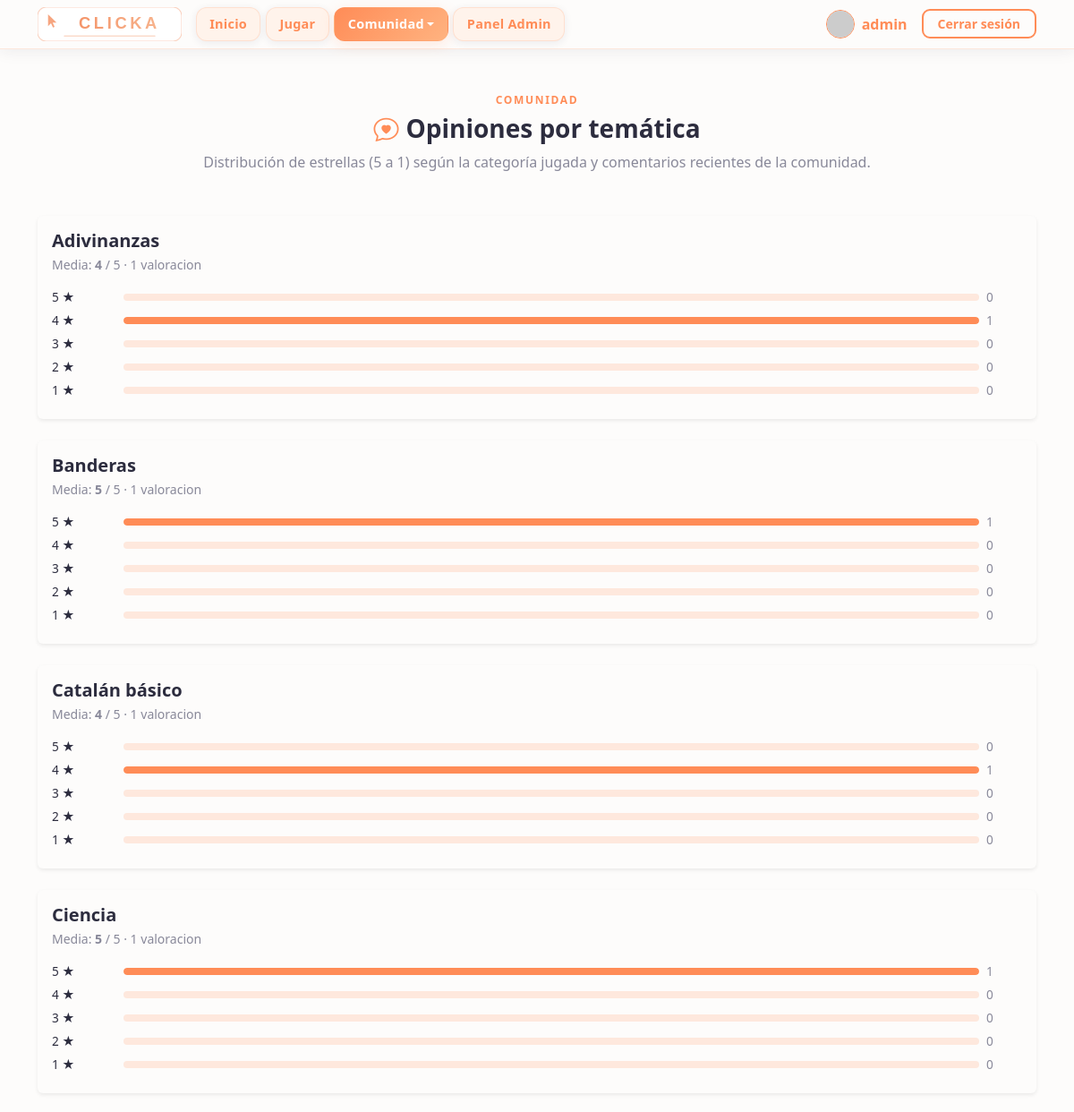
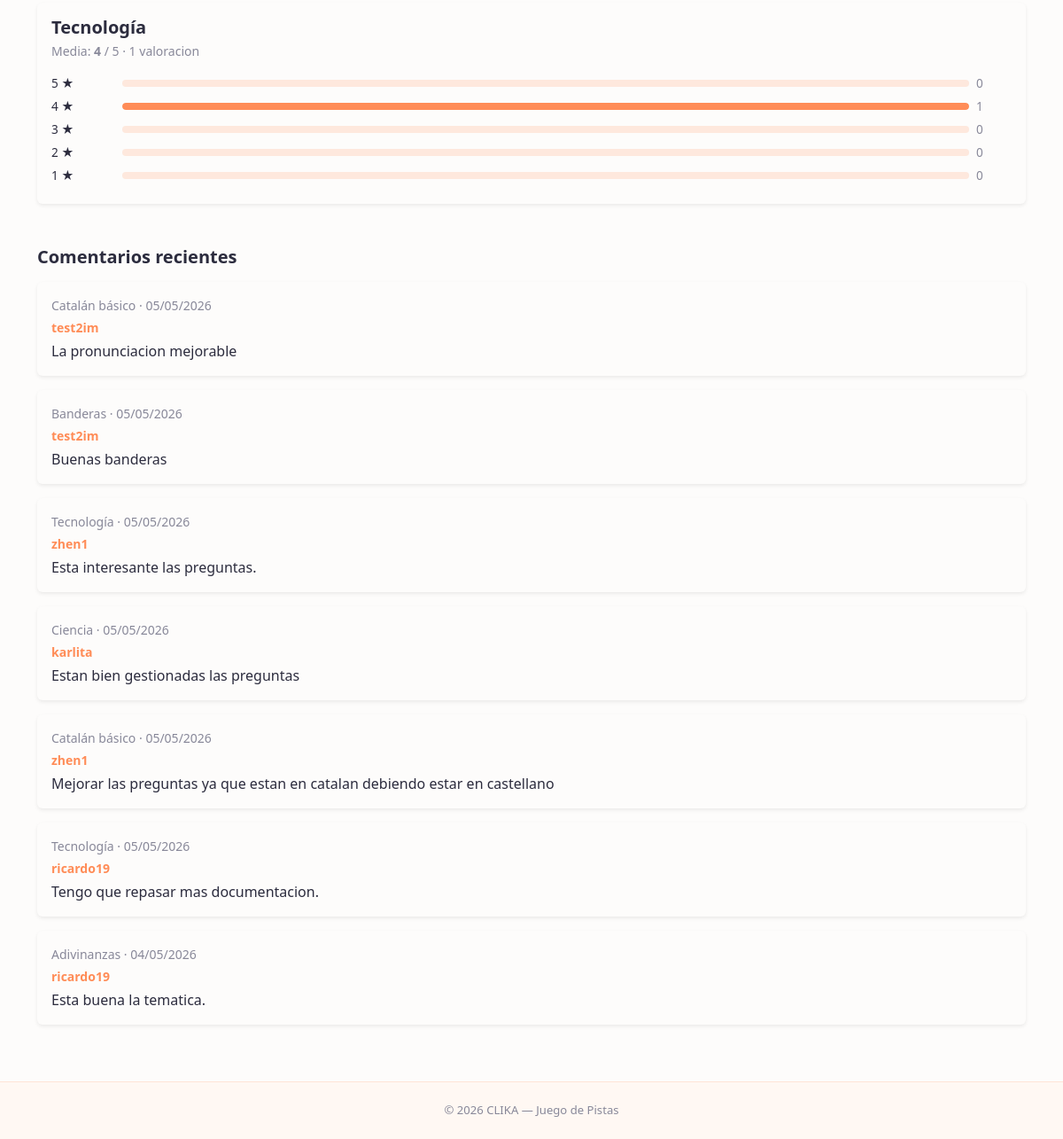
The page /pages/opiniones.php (signed in) on the database its author committed (2 pictures, top to bottom).
### tables this page shows
CREATE TABLE app_feedback (
            id INTEGER PRIMARY KEY AUTOINCREMENT,
            usuario_id INTEGER NULL,
            estrellas INTEGER NULL,
            comentario TEXT NULL,
            tema TEXT NULL,
            created_at TEXT NOT NULL DEFAULT CURRENT_TIMESTAMP
        );

CREATE TABLE usuarios (
    id INTEGER PRIMARY KEY AUTOINCREMENT,
    username TEXT NOT NULL UNIQUE,
    password_hash TEXT NOT NULL,
    rol TEXT NOT NULL DEFAULT 'jugador',
    puntos INTEGER NOT NULL DEFAULT 0,
    created_at TEXT NOT NULL DEFAULT CURRENT_TIMESTAMP
, foto TEXT DEFAULT 'default.png', nombre_usuario TEXT NOT NULL);

### pages/opiniones.php (the view, shortened to what this page needs)
<?php
require_once dirname(__DIR__) . '/includes/db.php';
$byTema       = [];
$recent       = [];
$tableMissing = false;
try {
    $exists = (int) $db->querySingle("SELECT 1 FROM sqlite_master WHERE type='table' AND name='app_feedback' LIMIT 1");
    if ($exists !== 1) {
        $tableMissing = true;
    } else {
        $res = $db->query(
            "SELECT tema, estrellas, COUNT(*) AS c
             FROM app_feedback
             WHERE tema IS NOT NULL AND TRIM(tema) != ''
               AND estrellas BETWEEN 1 AND 5
             GROUP BY tema, estrellas"
        );
        while ($row = $res->fetchArray(SQLITE3_ASSOC)) {
            $t = (string) $row['tema'];
            $s = (int) $row['estrellas'];
            if (!isset($byTema[$t])) {
                $byTema[$t] = [1 => 0, 2 => 0, 3 => 0, 4 => 0, 5 => 0];
            }
            $byTema[$t][$s] = (int) $row['c'];
        }
        ksort($byTema, SORT_NATURAL | SORT_FLAG_CASE);
        $res2 = $db->query(
            "SELECT f.tema, f.comentario, f.created_at, u.nombre_usuario
             FROM app_feedback f
             LEFT JOIN usuarios u ON u.id = f.usuario_id
             WHERE f.comentario IS NOT NULL AND LENGTH(TRIM(f.comentario)) > 0
             ORDER BY f.id DESC
             LIMIT 40"
        );
        while ($row = $res2->fetchArray(SQLITE3_ASSOC)) {
            $recent[] = $row;
        }
    }
} catch (Throwable) {
    $tableMissing = true;
}
?>
<!DOCTYPE html>
<html lang="es">
<head>
  <?php include '../includes/head.php'; ?>
</head>
<body>
  <?php include '../includes/menu.php'; ?>
  <main class="container py-5">
    <div class="text-center mb-5">
      <p class="section-eyebrow">Comunidad</p>
      <h1 class="h3 fw-bold" style="color:var(--clika-text)">
        <i class="bi bi-chat-heart me-2" style="color:var(--clika-primary)"></i>Opiniones por temática
      </h1>
      <p class="text-muted mb-0">Distribución de estrellas (5 a 1) según la categoría jugada y comentarios recientes de la comunidad.</p>
    </div>
    <?php if ($tableMissing): ?>
      <div class="alert alert-secondary" role="alert">Aún no hay datos de valoración disponibles.</div>
    <?php elseif ($byTema === [] && $recent === []): ?>
      <div class="alert alert-info" role="alert">Cuando los jugadores registrados envíen valoraciones, aparecerán aquí.</div>
    <?php else: ?>
      <?php foreach ($byTema as $nombreTema => $counts): ?>
        <?php
        $total = array_sum($counts);
        $sum   = 0;
        for ($st = 1; $st <= 5; $st++) {
            $sum += $st * $counts[$st];
        }
        $avg = $total > 0 ? round($sum / $total, 2) : 0;
        ?>
        <section class="card border-0 shadow-sm mb-4">
          <div class="card-body">
            <h2 class="h5 fw-bold mb-1"><?php echo htmlspecialchars($nombreTema); ?></h2>
            <p class="small text-muted mb-3">Media: <strong><?php echo htmlspecialchars((string) $avg); ?></strong> / 5 · <?php echo (int) $total; ?> valoracion<?php echo $total === 1 ? '' : 'es'; ?></p>
            <?php for ($st = 5; $st >= 1; $st--): ?>
              <?php
              $n   = $counts[$st];
              $pct = $total > 0 ? round(100 * $n / $total) : 0;
              ?>
              <div class="opinion-star-row">
                <span class="text-nowrap" style="width:4.5rem"><?php echo $st; ?> ★</span>
                <div class="opinion-star-bar"><i style="width:<?php echo (int) $pct; ?>%"></i></div>
                <span class="text-muted text-nowrap" style="width:2.5rem"><?php echo (int) $n; ?></span>
              </div>
            <?php endfor; ?>
          </div>
        </section>
      <?php endforeach; ?>
      <?php if ($recent !== []): ?>
        <h2 class="h5 fw-bold mt-5 mb-3">Comentarios recientes</h2>
        <ul class="list-unstyled">
          <?php foreach ($recent as $r): ?>
            <li class="card border-0 shadow-sm mb-3">
              <div class="card-body">
                <p class="small text-muted mb-1">
                  <?php echo htmlspecialchars((string) $r['tema']); ?>
                  <?php if (!empty($r['created_at'])): ?>
                    <?php
                    $rawAt = (string) $r['created_at'];
                    $ts    = strtotime($rawAt);
                    $isoDate = $ts !== false ? date('Y-m-d', $ts) : preg_replace('/\s.*$/', '', $rawAt);
                    $label = $ts !== false
                        ? date('d/m/Y', $ts)
                        : htmlspecialchars(preg_replace('/\s.*$/', '', $rawAt));
                    ?>
                    · <time datetime="<?php echo htmlspecialchars($isoDate); ?>"><?php echo $label; ?></time>
                  <?php endif; ?>
                </p>
                <p class="small fw-semibold text-primary mb-1">
                  <?php echo htmlspecialchars((string) ($r['nombre_usuario'] ?? 'Jugador')); ?>
                </p>
                <p class="mb-0"><?php echo nl2br(htmlspecialchars((string) $r['comentario'])); ?></p>
              </div>
            </li>
          <?php endforeach; ?>
        </ul>
      <?php endif; ?>
    <?php endif; ?>
  </main>
  <?php include '../includes/foot.php'; ?>
</body>
</html>

### assets/css/styles.css (style rules this page uses)
:root { --clika-bg: #FDFCFB; --clika-card-bg: #FFFFFF; --clika-surface: #FFF3EB; --clika-primary: #FF8C57; --clika-primary-hover: #F07040; --clika-accent: #FFB380; --clika-text: #2C2C3E; --clika-muted: #888899; --clika-border: rgba(255, 140, 87, 0.18); --clika-border-strong: rgba(255, 140, 87, 0.38); --clika-shadow: rgba(255, 140, 87, 0.18); --clika-shadow-dark: rgba(44, 44, 62, 0.08); --font-heading: ui-sans-serif, system-ui, -apple-system, 'Segoe UI', Roboto, 'Helvetica Neue', Arial, sans-serif; --font-body: ui-sans-serif, system-ui, -apple-system, 'Segoe UI', Roboto, 'Helvetica Neue', Arial, sans-serif; --bs-body-bg: var(--clika-bg); --bs-body-color: var(--clika-text); --bs-primary: var(--clika-primary); --bs-primary-rgb: 255, 140, 87; }
*, *::before, *::after { box-sizing: border-box; }
body { background-color: var(--clika-bg); color: var(--clika-text); font-family: var(--font-body); min-height: 100vh; display: flex; flex-direction: column; }
main { flex: 1 0 auto; }
h1, h2, h3, h4, h5, h6, .navbar-brand { font-family: var(--font-heading); }
.text-primary { color: var(--clika-primary) !important; }
.text-muted { color: var(--clika-muted) !important; }
.section-eyebrow { font-size: .75rem; font-weight: 700; letter-spacing: .14em; text-transform: uppercase; color: var(--clika-primary); margin-bottom: .4rem; }

### pages/opiniones.php (style rules this page uses)
.opinion-star-row { display: flex; align-items: center; gap: .5rem; margin-bottom: .35rem; font-size: .85rem; }
.opinion-star-bar { flex: 1; height: 8px; background: var(--clika-border, #e8e8e8); border-radius: 4px; overflow: hidden; min-width: 40px; }
.opinion-star-bar > i { display: block; height: 100%; background: var(--clika-primary, #5b8def); border-radius: 4px; }

### rows shown on the page
app_feedback: tema "Catalán básico", created_at "05/05/2026", usuario.nombre_usuario "test2im", comentario "La pronunciacion mejorable"
app_feedback: tema "Banderas", created_at "05/05/2026", usuario.nombre_usuario "test2im", comentario "Buenas banderas"
app_feedback: tema "Tecnología", created_at "05/05/2026", usuario.nombre_usuario "zhen1", comentario "Esta interesante las preguntas."
app_feedback: tema "Ciencia", created_at "05/05/2026", usuario.nombre_usuario "karlita", comentario "Estan bien gestionadas las preguntas"
app_feedback: tema "Catalán básico", created_at "05/05/2026", usuario.nombre_usuario "zhen1", comentario "Mejorar las preguntas ya que estan en catalan debiendo estar en castellano"
app_feedback: tema "Tecnología", created_at "05/05/2026", usuario.nombre_usuario "ricardo19", comentario "Tengo que repasar mas documentacion."
app_feedback: tema "Adivinanzas", created_at "04/05/2026", usuario.nombre_usuario "ricardo19", comentario "Esta buena la tematica."

### other values the page prints
$navName "admin"
$nombreTema "Adivinanzas"
$avg "4"
$total "1"
$n "0"
$n "1"
$nombreTema "Banderas"
$avg "5"
$nombreTema "Catalán básico"
$nombreTema "Ciencia"
$nombreTema "Tecnología"
